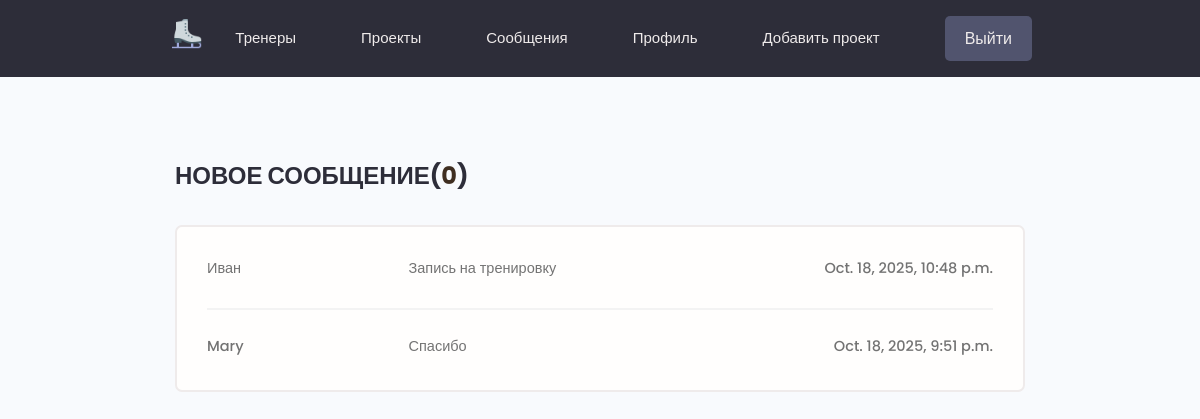
The page /inbox/ (signed in) on the database its author committed.
### users/models.py (models this page shows, shortened)
class Message(models.Model):
    sender = models.ForeignKey(Profile, on_delete=models.SET_NULL, null=True, blank=True)
    recipient = models.ForeignKey(Profile, on_delete=models.SET_NULL, null=True, blank=True, related_name='messages')
    email = models.EmailField(max_length=200, null=True, blank=True)
    name = models.CharField(max_length=200, null=True, blank=True)
    subject = models.CharField(max_length=200, null=True, blank=True)
    body = models.TextField()
    is_read = models.BooleanField(default=False, null=True)
    created = models.DateTimeField(auto_now_add=True)
    class Meta:
        ordering = ['is_read', '-created']

### users/views.py (the view)
# urls.py: path("inbox/", views.inbox, name="inbox"),
@login_required(login_url='login')
def inbox(request):
    profile = request.user.profile
    message_requests = profile.messages.all()
    unread_count = message_requests.filter(is_read=False).count()
    context = {'message_requests': message_requests, 'unread_count': unread_count}
    return render(request, 'users/inbox.html', context)

### users/templates/users/inbox.html
{% extends 'projects/base.html' %}
{% block content %}
{% load static %}
  <main class="inbox my-xl">
    <div class="content-box">
      <h3 class="inbox__title">Новое сообщение(<span>{{ unread_count }}</span>)</h3>
      <ul class="messages">
        {% for message in message_requests %}
        {% if message.is_read == False %}
        <li class="message message--unread">
         {% else %}
        <li class="message">
          {% endif %}
          <a href="{% url 'message-view' message.id %}">
            <span class="message__author">{{ message.name }}</span>
            <span class="message__subject">{{ message.subject }}</span>
            <span class="message__date">{{ message.created }}</span>
          </a>
        </li>
        {% endfor %}
      </ul>
    </div>
  </main>
{% endblock %}

### projects/static/styles/app.css (style rules this page uses)
:root { --color-sub: #2d2d39; }
.content-box { width: 95%; max-width: 85rem; margin: 0 auto; }
.inbox { height: 90vh; }
.inbox__title, .inbox__title span { font-size: 2.4rem; font-weight: 700; color: var(--color-sub); text-transform: uppercase; text-align: left; margin-bottom: 3rem; }
.inbox__title span { color: var(--color-main); }
.messages { list-style: none; background: var(--color-white); padding: 0.5rem 3rem; border: 2px solid var(--color-light); border-radius: 0.7rem; }
.message { padding: 2.5rem 0; }
.message > a span { font-size: 1.45rem; font-weight: 500; }
.message:not(:last-child) { border-bottom: 2px solid var(--color-white-light); }
.message > a { display: flex; gap: 1rem; }
.message__author, .message__date { flex-basis: 25%; }
.message__subject { flex-basis: 50%; }
.message__date { text-align: right; }

### projects/static/uikit/styles/modules/_variables.css (style rules this page uses)
:root { --color-main: #3f2e21; --color-main-light: #dfc2b4; --color-sub: #2d2d39; --color-sub-light: #51546e; --color-sub-lighter: #f0e7e0; --color-text: #737373; --color-gray: #8b8b8b; --color-light: #efebeb; --color-light-gray: #767676; --color-bg: #f8fafd; --color-white: #fffefd; --color-white-light: #f3f3f3; --color-success: #359e64; --color-success-bg: #def8e8; --color-error: #fc4b0b; --color-error-bg: #fff2ee; --font-base: 'Poppins', arial, helvetica, 'Segoe UI', roboto, ubuntu, sans-serif; --font-monospace: 'Fira Code', 'Courier New', courier, monospace; --font-regular: 300; --font-medium: 500; --font-bold: 700; --generic-shadow: 1px 1px 5px #00000010; --generic-transition: all 0.3s ease-in-out; }

### projects/static/uikit/styles/modules/_base.css (style rules this page uses)
* { margin: 0; padding: 0; box-sizing: border-box; text-rendering: optimizeLegibility; color: inherit; font-size: inherit; }
html { font-size: 50%; }
@media only screen and (min-width: 480px) { html { font-size: 56.25%; } }
@media only screen and (min-width: 1200px) { html { font-size: 62.5%; } }
body { line-height: 1.6; font-weight: 400; font-size: 1.5rem; color: var(--color-text); background-color: var(--color-bg); min-height: 100vh; }

### projects/static/uikit/styles/modules/_typography.css (style rules this page uses)
* { font-family: var(--font-base); }
h3 { font-size: 3.2rem; font-weight: var(--font-medium); }
p, span, strong { font-size: 1.6rem; color: var(--color-text); font-weight: var(--font-regular); }
a { padding-bottom: 2px; text-decoration: none; display: inline-block; color: var(--color-main); font-weight: var(--font-medium); }

### projects/static/uikit/styles/modules/_utilities.css (style rules this page uses)
.my-xl { margin: 8rem auto; }

### rows shown on the page
Message: name "Иван", subject "Запись на тренировку", created "Oct. 18, 2025, 10:48 p.m."
Message: name "Mary", subject "Спасибо", created "Oct. 18, 2025, 9:51 p.m."

### other values the page prints
{{ unread_count }} "0"
